Frame 1 (no input): blank canvas, image omitted
Frame 60 (the mouse pressed at the canvas centre just before this capture): blank canvas, image omitted
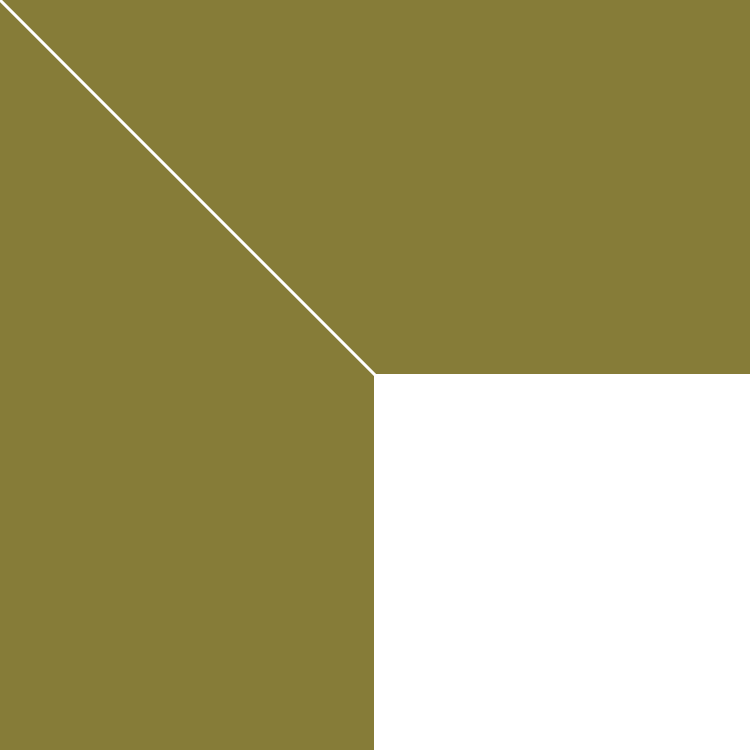
Frame 120 (the mouse held since frame 60 and released just before this capture)

The Processing sketch whose frames 1 and 60 were blank and that drew this single picture after the mouse press (run headless with seeded random() and noise(); from frame 60 on, the mouse is pressed at the canvas centre):

// Processing sketch: processing_21341
// ── processing_21341.pde

void setup() {
size(750, 750);
background(134,124,56);
strokeWeight(3);
}
void draw() {
if (mousePressed == true) { // If mouse is pressed
stroke(255); // set the stroke to white
}
else { // ,
stroke(75); 
}
rect(mouseX, mouseY, pmouseX, pmouseY);
line(mouseX, mouseY, pmouseX, pmouseY);
}
